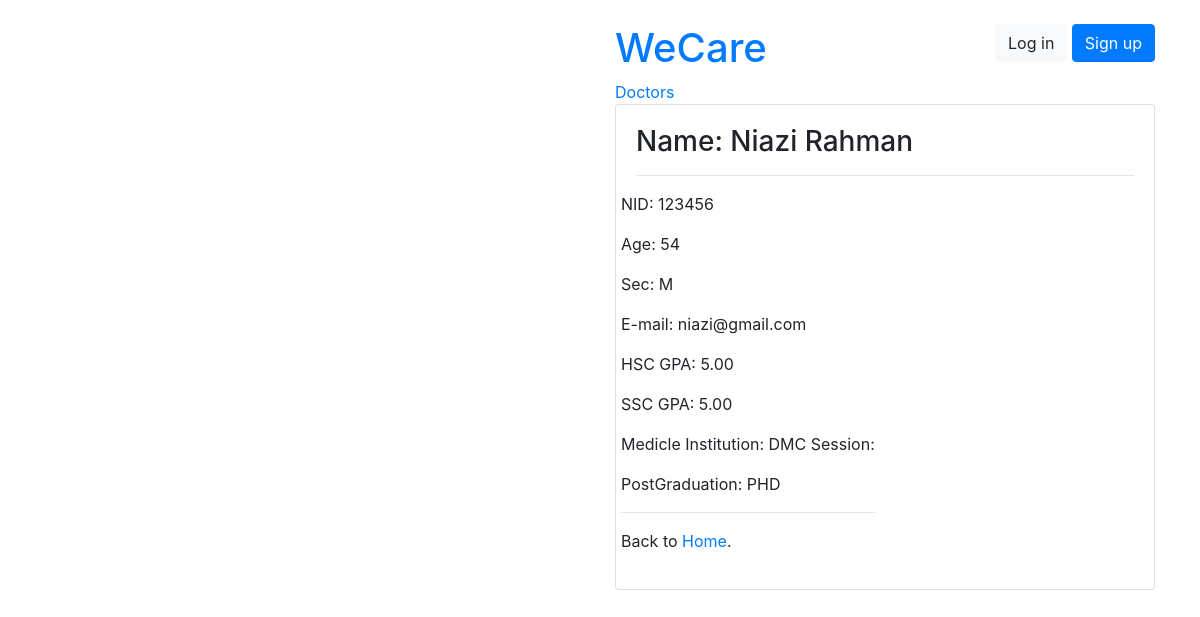
The app's page /users/doctor/4/ with its own data.
### users/models.py (models this page shows, shortened)
class Doctor(models.Model):
    user = models.OneToOneField(User, on_delete=models.CASCADE, primary_key=True)
    SSC_GPA = models.DecimalField(decimal_places=2, max_digits=5, default=0.0)
    HSC_GPA = models.DecimalField(decimal_places=2, max_digits=5, default=0.0)
    BMDC_RegNo = models.CharField(max_length=100, blank=False, null=False)
    MBBS_Session = models.CharField(max_length=100, blank=False, null=False)
    MBBS_Inst = models.CharField(max_length=100, blank=False, null=False)
    PostGrad_details = models.CharField(max_length=255, blank=True, null=True)

class User(AbstractUser):
    is_doctor = models.BooleanField(default=False)
    is_patient = models.BooleanField(default=False)
    NID = models.CharField(max_length=50, blank=False, null=False)
    email = models.CharField(max_length=100)
    age = models.PositiveIntegerField(null=True, blank=True)
    GENDER_CHOICES = (
        ('M', 'Male'),
        ('F', 'Female'),
    )
    gender = models.CharField(max_length=1, choices=GENDER_CHOICES)

### users/views.py (the view)
# urls.py: path('doctor/<pk>/', DoctorDetailView.as_view(), name='doctor_detail'),
class DoctorDetailView(DetailView):
    model = Doctor
    template_name = 'users/doctor_detail.html'

### templates/users/doctor_detail.html
{% extends 'base.html' %}
{% block content %}
<div class='row'>
  <div class='col-12'>
    <h3>Name: {{object.user.first_name}} {{object.user.last_name}}</h3>
      <hr/>
    </div>
  <div class='row'>
    <div class='col-12'>
      <p>NID: {{object.user.NID}}</p>
      <p>Age: {{object.user.age}}</p>
      <p>Sec: {{object.user.gender}}</p>
      <p>E-mail: {{object.user.email}}</p>
      <p>HSC GPA: {{object.HSC_GPA}}</p>
      <p>SSC GPA: {{object.SSC_GPA}}</p>
      <p>Medicle Institution: {{object.MBBS_Inst}} Session:{{MBBS_Session}}</p>
      <p>PostGraduation: {{object.PostGrad_details}}</p>
      <hr/>
      <p> Back to <a href="{% url 'home' %}">Home</a>.</p>
    </div>
  </div>
{% endblock content %}

### templates/base.html (style rules this page uses)
body { background-image: url("http://18.188.51.176/wp-content/uploads/2019/01/15102113_isolated-1188036_1920.png"); height: 300%; background-position: left top ; background-repeat: no-repeat; background-size: cover; }

### records on screen
Doctor: user.first_name "Niazi", user.last_name "Rahman", user.NID "123456", user.age "54", user.gender "M", user.email "niazi@gmail.com", HSC_GPA "5.00", SSC_GPA "5.00", MBBS_Inst "DMC", PostGrad_details "PHD"
